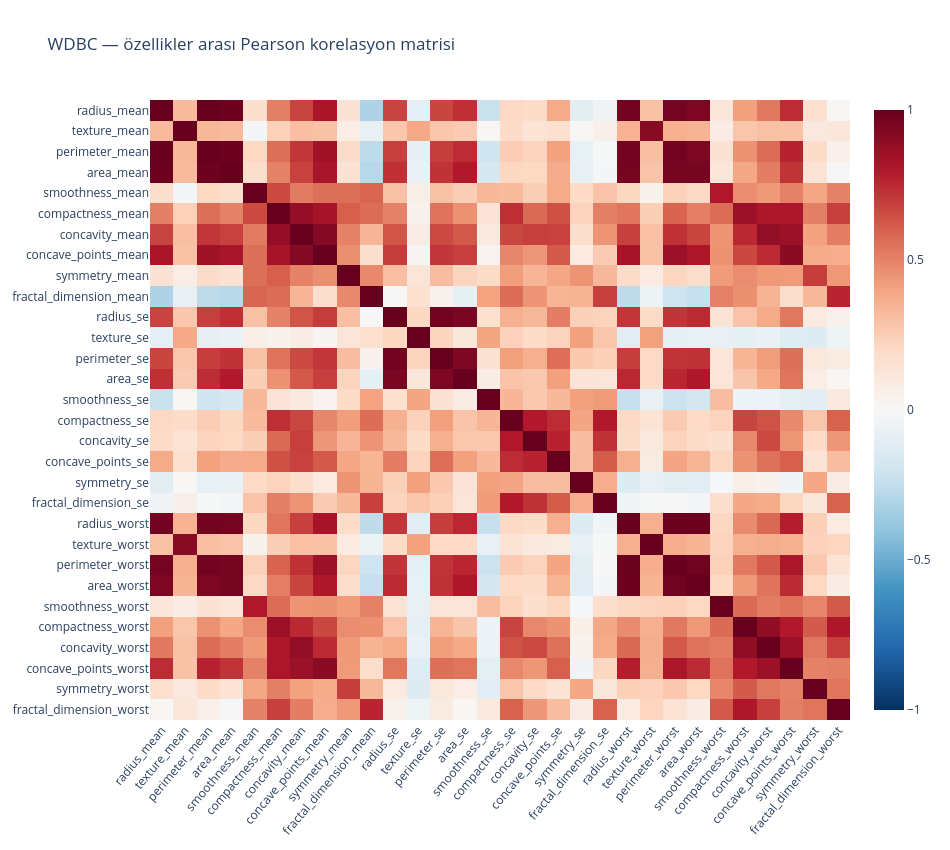

Notebook code for this chart:
### Code cell
corr_matrix = pd.DataFrame(X_wdbc, columns=feature_names_wdbc).corr().values

fig = px.imshow(
    corr_matrix,
    x=feature_names_wdbc, y=feature_names_wdbc,
    color_continuous_scale='RdBu_r', zmin=-1, zmax=1,
    title='WDBC — özellikler arası Pearson korelasyon matrisi',
    aspect='auto',
)
fig.update_layout(width=950, height=850, xaxis=dict(tickangle=-50))
fig.show()

off_diag = corr_matrix[np.triu_indices_from(corr_matrix, k=1)]
print(f'Off-diagonal corr stats: mean={off_diag.mean():.3f}, '
      f'median={np.median(off_diag):.3f}, max={off_diag.max():.3f}, '
      f'min={off_diag.min():.3f}')
print(f'Pairs with |corr| > 0.9: {(np.abs(off_diag) > 0.9).sum()} / {len(off_diag)}')

### Figure 1 — Plotly figure (JSON) as saved in the notebook; plotly's stock layout.template omitted (floating-point values rounded to 4 significant figures; data arrays with more than 128 entries replaced by an {"elided": "..."} marker saying what was removed)
{"data": [{"coloraxis": "coloraxis", "hovertemplate": "x: %{x}<br>y: %{y}<br>color: %{z}<extra></extra>", "name": "0", "type": "heatmap", "x": ["radius_mean", "texture_mean", "perimeter_mean", "area_mean", "smoothness_mean", "compactness_mean", "concavity_mean", "concave_points_mean", "symmetry_mean", "fractal_dimension_mean", "radius_se", "texture_se", "perimeter_se", "area_se", "smoothness_se", "compactness_se", "concavity_se", "concave_points_se", "symmetry_se", "fractal_dimension_se", "radius_worst", "texture_worst", "perimeter_worst", "area_worst", "smoothness_worst", "compactness_worst", "concavity_worst", "concave_points_worst", "symmetry_worst", "fractal_dimension_worst"], "xaxis": "x", "y": ["radius_mean", "texture_mean", "perimeter_mean", "area_mean", "smoothness_mean", "compactness_mean", "concavity_mean", "concave_points_mean", "symmetry_mean", "fractal_dimension_mean", "radius_se", "texture_se", "perimeter_se", "area_se", "smoothness_se", "compactness_se", "concavity_se", "concave_points_se", "symmetry_se", "fractal_dimension_se", "radius_worst", "texture_worst", "perimeter_worst", "area_worst", "smoothness_worst", "compactness_worst", "concavity_worst", "concave_points_worst", "symmetry_worst", "fractal_dimension_worst"], "yaxis": "y", "z": {"elided": "30x30 float values"}}], "layout": {"coloraxis": {"cmax": 1, "cmin": -1, "colorscale": [[0, "rgb(5,48,97)"], [0.1, "rgb(33,102,172)"], [0.2, "rgb(67,147,195)"], [0.3, "rgb(146,197,222)"], [0.4, "rgb(209,229,240)"], [0.5, "rgb(247,247,247)"], [0.6, "rgb(253,219,199)"], [0.7, "rgb(244,165,130)"], [0.8, "rgb(214,96,77)"], [0.9, "rgb(178,24,43)"], [1, "rgb(103,0,31)"]]}, "height": 850, "title": {"text": "WDBC — özellikler arası Pearson korelasyon matrisi"}, "width": 950, "xaxis": {"anchor": "y", "domain": [0, 1], "tickangle": -50}, "yaxis": {"anchor": "x", "autorange": "reversed", "domain": [0, 1]}}}
